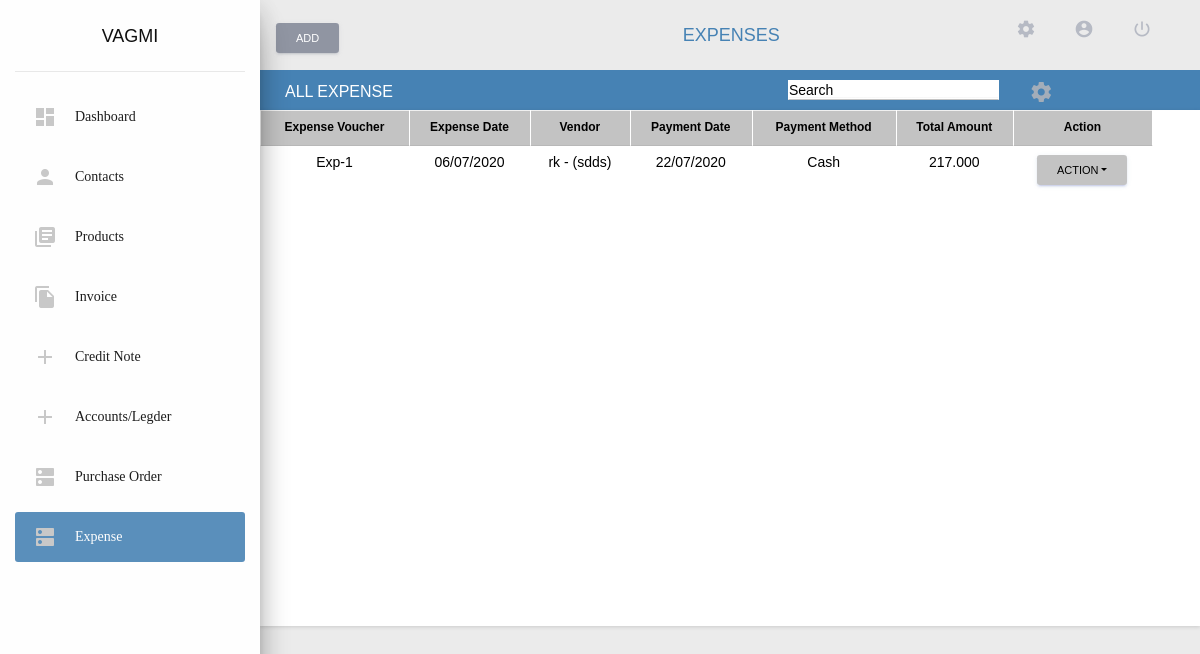
Page /expense/ (signed in) on the earlier database version.
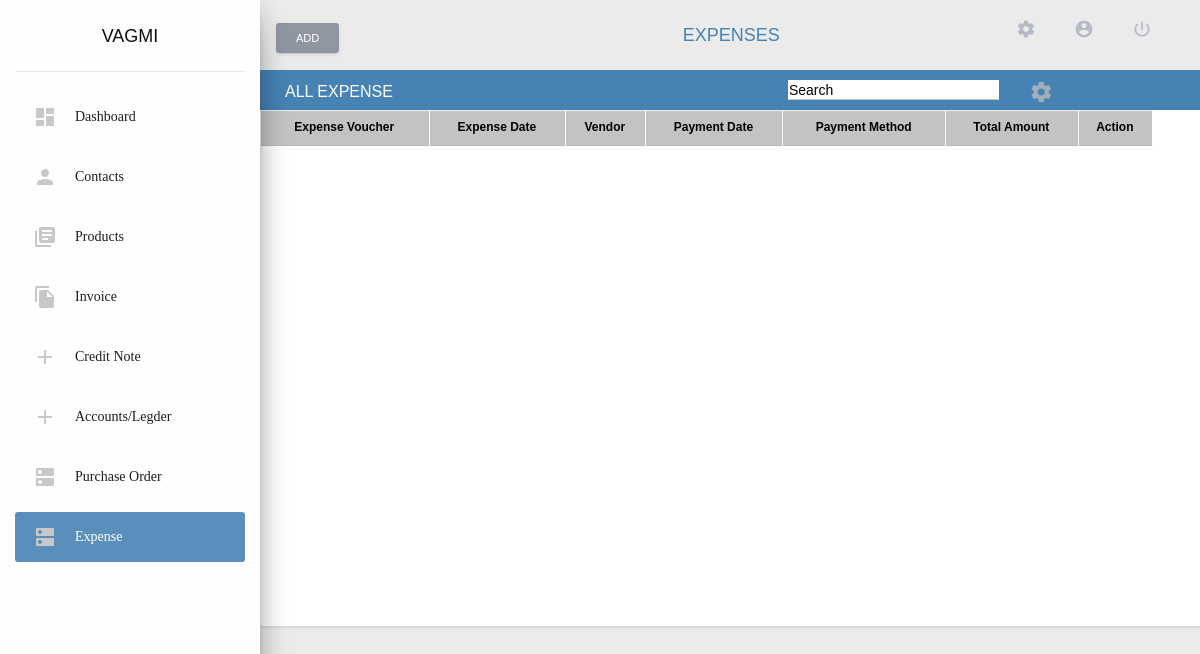
Same page on the later database version.
### app/models/expense_model.py (models this page shows, shortened)
class Expense(models.Model):
	user = models.ForeignKey(User, on_delete=models.CASCADE)
	exp_number = models.CharField(max_length=24)
	exp_date = models.DateField()
	vendor = models.ForeignKey(Contacts, on_delete=models.CASCADE)
	exp_sub_total = models.DecimalField(max_digits=20, decimal_places=3)
	exp_total = models.DecimalField(max_digits=20, decimal_places=3)
	exp_bill = models.FileField(upload_to='expense_bills/', null=True, blank=True)
	payment_date = models.DateField(null=True, blank=True)
	payment_method = models.ForeignKey(PaymentMethod, on_delete=models.SET_NULL, null=True, blank=True)
	notes = models.TextField(null=True, blank=True)
	cgst_5 = models.CharField(
        max_length=30,
        db_index = True,
        blank = True,
        null = True,
    )
	igst_5 = models.CharField(
        max_length=30,
        db_index = True,
        blank = True,
        null = True,
    )
	sgst_5 = models.CharField(
        max_length=30,
        db_index = True,
        blank = True,
        null = True,
    )
	cgst_12 = models.CharField(
        max_length=30,
        db_index = True,
        blank = True,
        null = True,
    )
	igst_12 = models.CharField(
        max_length=30,
        db_index = True,
        blank = True,
        null = True,
    )
	sgst_12 = models.CharField(
        max_length=30,
        db_index = True,
        blank = True,
        null = True,
    )
	cgst_18 = models.CharField(
        max_length=30,
        db_index = True,
        blank = True,
        null = True,
    )
	igst_18 = models.CharField(
        max_length=30,
        db_index = True,
        blank = True,
        null = True,
    )
	sgst_18 = models.CharField(
        max_length=30,
        db_index = True,
        blank = True,
        null = True,
    )
	cgst_28 = models.CharField(
        max_length=30,
        db_index = True,
        blank = True,
        null = True,
    )
	igst_28 = models.CharField(
        max_length=30,
        db_index = True,
        blank = True,
        null = True,
    )
	sgst_28 = models.CharField(
        max_length=30,
        db_index = True,
        blank = True,
        null = True,
    )

class PaymentMethod(models.Model):
	user = models.ForeignKey(User, on_delete=models.CASCADE, null=True)
	name = models.CharField(max_length=64)
	def __str__(self):
		return self.name

### app/models/contacts_model.py (models this page shows, shortened)
class Contacts(models.Model):
    user = models.ForeignKey(User, on_delete = models.CASCADE, db_index = True, null = True,)
    app_id = models.CharField(
        max_length = 30,
        db_index = True,
        blank = True,
        null = True,
    )
    is_imported_user = models.BooleanField(
        default = False,
        db_index = True,
        choices = user_constants.IS_TRUE,
        blank = True,
    )
    imported_user = models.ForeignKey(
        User,
        related_name = 'imported_user',
        db_index = True,
        blank = True,
        null = True,
        on_delete = models.SET_NULL,
    )
    customer_type = models.IntegerField(
        db_index = True,
        choices = user_constants.CUSTOMER_TYPE,
        default = 1,
        null = True,
        blank = True,
    )
    contact_delete_status = models.IntegerField(
        db_index = True,
        default = 0,
        null = False,
        blank = False,
    )
    is_sub_customer = models.IntegerField(
        choices = user_constants.IS_SUB_CUSTOMER,
        default = 1,
        db_index = True,
        null = True,
        blank = True,
    )
    salutation = models.IntegerField(
        db_index = True,
        default = 0,
        choices = user_constants.SALUTATIONS,
    )
    contact_name = models.CharField(
        max_length = 250,
        blank = False,
        null = False,
        db_index = True,
    )
    display_name = models.CharField(
        max_length = 250,
        blank = True,
        null = True,
        db_index = True,
    )
    organization_type = models.IntegerField(
        db_index = True,
        choices = user_constants.ORGANIZATION_TYPE,
        default = 1,
    )
    organization_name = models.CharField(
        max_length = 250,
        db_index = False,
        blank = True,
        null = True,
    )
    is_msme_reg = models.BooleanField(
        db_index = True,
        choices = user_constants.IS_TRUE,
        default = False,
    )
    email = models.EmailField(
        blank = True,
        null = True,
        db_index = True,
    )
    phone_country_code = models.IntegerField(
        db_index = True,
        blank = False,
        choices = user_constants.PHONE_COUNTRY_CODE,
        default = 45,
        null = True,
    )
    phone = models.CharField(
        max_length = 250,
        db_index = True,
        blank = True,
        null = True,
    )
    website = models.CharField(
        max_length = 250,
        db_index = True,
        blank = True,
        null = True,
    )
    facebook = models.CharField(
        blank = True,
        null = True,
        max_length = 250,
    )
    twitter = models.CharField(
        blank = True,
        null = True,
        max_length = 250,
    )
    is_active = models.BooleanField(
        db_index = True,
        choices =  user_constants.IS_TRUE,
        default = True,
    )
    notes = models.TextField(
        blank = True,
        null = True,
    )
    attachements = models.FileField(
        upload_to = attachments_rename,
        db_index = True,
        blank = True,
        null = True,
    )
    created_on = models.DateTimeField(
        auto_now = True,
        db_index = True,
    )
    updated_on = models.DateTimeField(
        auto_now = False,
        db_index = True,
        null = True,
    )
    def __str__(self):
        if(self.organization_name is None):
            if not self.is_active:
                return "{} (Inactive)".format(self.contact_name)
            return "{}".format(self.contact_name)
        else:
            if not self.is_active:
                return "{} - ({}) (Inactive)".format(self.contact_name,self.organization_name)
            return "{} - ({})".format(self.contact_name,self.organization_name)
        return self.contact_name.upper()
    class Meta:
        verbose_name_plural = 'contacts_tbl'

### app/views/expense.py (the view)
# urls.py: path('expense/', expense.ExpenseView.as_view(), name='view_expenses'),
@method_decorator(login_required, name='dispatch')
class ExpenseView(View):
	template_name = 'app/app_files/expense/expense.html'
	def get(self, request):
		all_expense = Expense.objects.filter(user=request.user)
		customize_expense = CustomizeModuleName.objects.filter(Q(user = request.user) & Q(customize_name = 6))
		if(len(customize_expense) != 0):
			view_expense = CustomizeExpenseView.objects.get(customize_view_name = customize_expense[0].id)
			if(view_expense is not None):
				customize = view_expense
			else:
				customize = 'NA'
		else:
				customize = 'NA'
		context = {
			'all_expense' : all_expense,
			'expense_id':'',
			'breadcrumb_title' : 'EXPENSES',
			'active_link' : 'Expense',
			'customize' : customize,
			'type' : 'view',
		}
		return render(request, self.template_name, context)

### app/templates/app/app_files/expense/expense.html (shortened to what this page needs)
{% extends 'app/base/base.html' %}
{% load static %}
{% load common_filters %}
{% load pagination %}
{% block content %}
<div class="row custom-row" style="padding:10px; background: linear-gradient(60deg,#f5700c,#ff9800);">
    <div class="col-md-2" style = "margin-right: inherit;" >
        <b>ALL EXPENSE</b>
    </div>
    <div class="col-md-5">
    </div>
    <div class="col-md-3" >
        <input type="search" name="search" id="con_search" placeholder="Search" class="form-control">
    </div>
    <div class="col-md-2 rect">
        <div class="row">
            <div class="col-md-1 rect1">
                <span class="material-icons icons" data-toggle="modal" data-target="#CustomizeViewModel" style="margin-top: 13%;color: rgba(190, 186, 186, 0.781);">settings</span>
            </div>
        </div>
    </div>
</div>
<div class="row">
    <div class="col-lg-12">
        <div class="card">
            <div class="card-body">
                <div class="table" id="customize_table">
                    <table class="table-bordered" width="100%" cellspacing="0">
                        <thead  style="background-color: #EEEEEE; color:#000000; font-size:11px">
                            {% if customize.expense_vocher != 0 %}
                            <th class="text-center customize_vocher">Expense Voucher</th>
                            {% endif %}
                            {% if customize.expense_date != 0 %}
                            <th class="text-center customize_date">Expense Date</th>
                            {% endif %}
                            {% if customize.expense_vendor != 0 %}
                            <th class="text-center customize_vendor">Vendor</th>
                            {% endif %}
                            {% if customize.expense_payment != 0 %}
                            <th class="text-center customize_payment">Payment Date</th>
                            {% endif %}
                            {% if customize.expense_method != 0 %}
                            <th class="text-center customize_method">Payment Method</th>
                            {% endif %}
                            {% if customize.expense_amount != 0 %}
                            <th class="text-center customize_amount">Total Amount</th>
                            {% endif %}
                            <th class="text-center">Action</th>
                        </thead>
                        <tbody>
                            {% for expense in all_expense %}
                                <tr>
                                    {% if customize.expense_vocher != 0 %}
                                    <td class="text-center customize_vocher">{{ expense.exp_number }}</td>
                                    {% endif %}
                                    {% if customize.expense_date != 0 %}
                                    <td class="text-center customize_date">{{ expense.exp_date|date:"d/m/Y" }}</td>
                                    {% endif %}
                                    {% if customize.expense_vendor != 0 %}
                                    <td class="text-center customize_vendor">{{ expense.vendor }}</td>
                                    {% endif %}
                                    {% if customize.expense_payment != 0 %}
                                    <td class="text-center customize_payment">{% if expense.payment_date %} {{ expense.payment_date|date:"d/m/Y" }} {% else %} - {% endif %}</td>
                                    {% endif %}
                                    {% if customize.expense_method != 0 %}
                                    <td class="text-center customize_method">{% if expense.payment_method %} {{ expense.payment_method }} {% else %} - {% endif %}</td>
                                    {% endif %}
                                    {% if customize.expense_amount != 0 %}
                                    <td class="text-center customize_amount">{{ expense.exp_total }}</td>
                                    {% endif %}
                                    <td class="text-center">
                                        <button class="btn btn-primary dropdown-toggle btn-sm" type="button" id="dropdownMenuButton" data-toggle="dropdown" aria-haspopup="true" aria-expanded="false" style="color:black;">Action</button>
                                    </td>
                                </tr>
                            {% endfor %}
                        </tbody>
                    </table>
                </div>
            </div>
        </div>
    </div>
</div>
{% endblock %}

Differences in the rows shown:
removed Expense: exp_number "Exp-1", exp_date "06/07/2020", vendor "rk - (sdds)", payment_date "22/07/2020", payment_method "Cash", exp_total "217.000"
